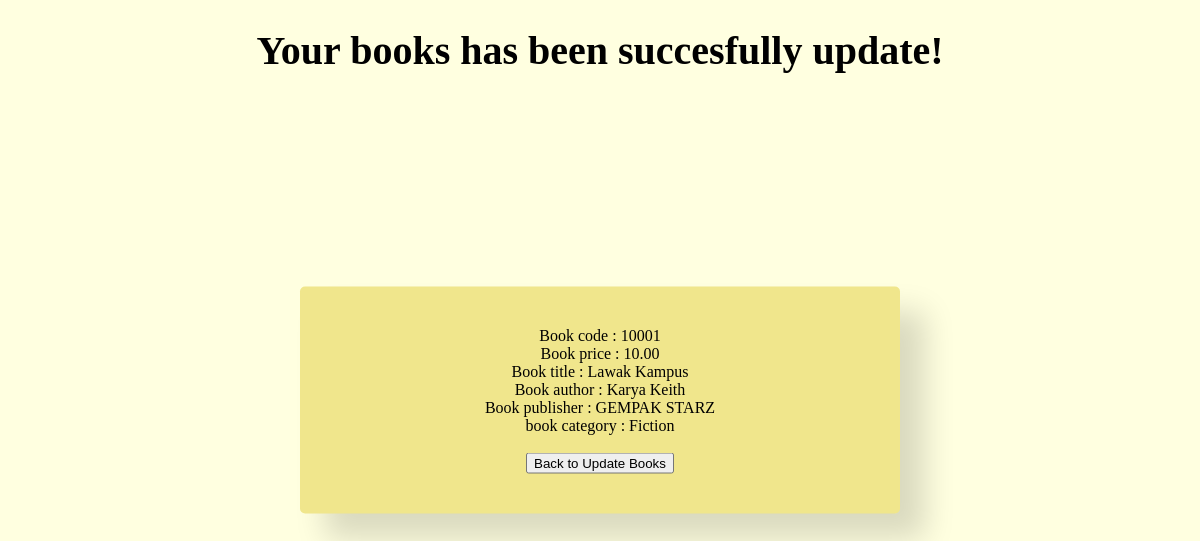
The page /updatebook_process.php?bookcode=10001 on the database its author committed.
### tables this page shows
CREATE TABLE `books` (
  `Book_code` int(5) NOT NULL,
  `Book_price` decimal(10,2) NOT NULL,
  `book_title` text NOT NULL,
  `book_author` text NOT NULL,
  `book_publisher` varchar(30) NOT NULL,
  `p_date` date NOT NULL,
  `book_cat` text NOT NULL,
  `Cust_username` varchar(20) NOT NULL
);

### updatebook_process.php (the view, shortened to what this page needs)
<!DOCTYPE html>
<html lang="en">
	<head>
	</head>
<head>
</head>
	<h1>Your books has been succesfully update!</h1>
	<body style="text-align:center">
	<div class="container">
<?php
include 'conn.php';
$bookcode = $_GET['bookcode'];
$result = mysqli_query($conn, "select * from books where Book_code=$bookcode");
$row = mysqli_fetch_row($result);
echo "Book code : $row[0]<br>Book price : $row[1]<br>";
echo "Book title : $row[2]<br>Book author : $row[3]<br>";
echo "Book publisher : $row[4]<br>book category : $row[6]<br><br>";
?>
	<button onclick= "document.location= 'display_books.php'">Back to Update Books</button>
</body>
</html>

### updatebook_process.php (style rules this page uses)
body { background-color: lightYellow; }
h1 { text-align: center; font-family: 'Garamond',serif; font-size: 40px; }
.container { background-color: khaki; padding: 40px 60px; width: 40%; min-width: 200px; position: absolute; transform: translate(-50%,-50%); top: 50%; left: 50%; border-radius: 5px; font-family: 'Garamond',serif; box-shadow: 25px 25px 30px rgba(0,0,0,0.15); }

### rows shown on the page
books: Book_code "10001", Book_price "10.00", book_title "Lawak Kampus", book_author "Karya Keith", book_publisher "GEMPAK STARZ", book_cat "Fiction"
